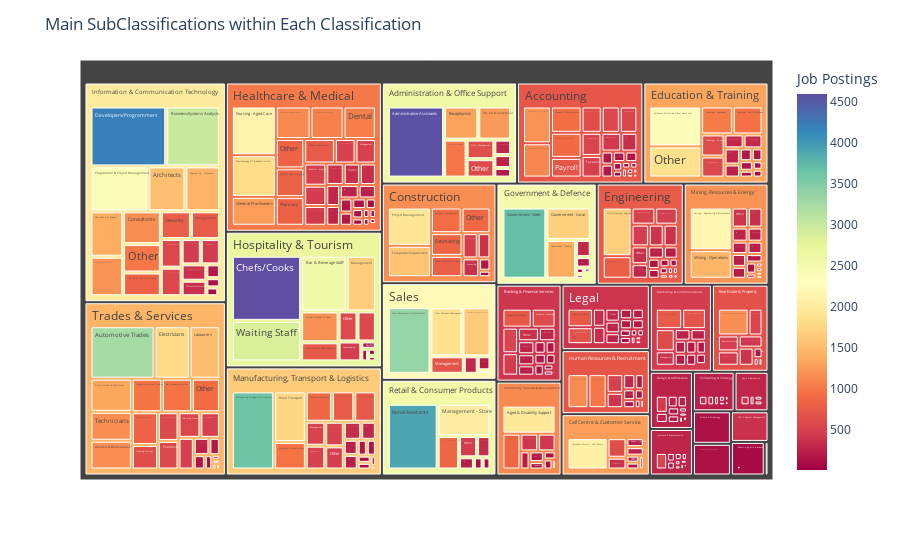

Source (notebook cell):
### Markdown cell above
### SubClassifications in each Classification

### Code cell
subclassification_counts = df.groupby(['Classification', 'SubClassification']).size().reset_index(name='Job Postings')

fig = px.treemap(subclassification_counts, path=['Classification', 'SubClassification'], values='Job Postings', color='Job Postings', color_continuous_scale='Spectral')
fig.update_layout(title='Main SubClassifications within Each Classification')
fig.show()

### Figure 1 — Plotly figure (JSON) as saved in the notebook; plotly's stock layout.template omitted (floating-point values rounded to 4 significant figures; data arrays with more than 128 entries replaced by an {"elided": "..."} marker saying what was removed)
{"data": [{"branchvalues": "total", "customdata": {"elided": "426x1 float values"}, "domain": {"x": [0, 1], "y": [0, 1]}, "hovertemplate": "labels=%{label}<br>Job Postings_sum=%{value}<br>parent=%{parent}<br>id=%{id}<br>Job Postings=%{color}<extra></extra>", "ids": {"elided": "426 str values"}, "labels": {"elided": "426 str values"}, "marker": {"coloraxis": "coloraxis", "colors": {"elided": "426 float values"}}, "name": "", "parents": {"elided": "426 str values"}, "type": "treemap", "values": {"elided": "426 int values"}}], "layout": {"coloraxis": {"colorbar": {"title": {"text": "Job Postings"}}, "colorscale": [[0, "rgb(158,1,66)"], [0.1, "rgb(213,62,79)"], [0.2, "rgb(244,109,67)"], [0.3, "rgb(253,174,97)"], [0.4, "rgb(254,224,139)"], [0.5, "rgb(255,255,191)"], [0.6, "rgb(230,245,152)"], [0.7, "rgb(171,221,164)"], [0.8, "rgb(102,194,165)"], [0.9, "rgb(50,136,189)"], [1, "rgb(94,79,162)"]]}, "legend": {"tracegroupgap": 0}, "margin": {"t": 60}, "title": {"text": "Main SubClassifications within Each Classification"}}}
